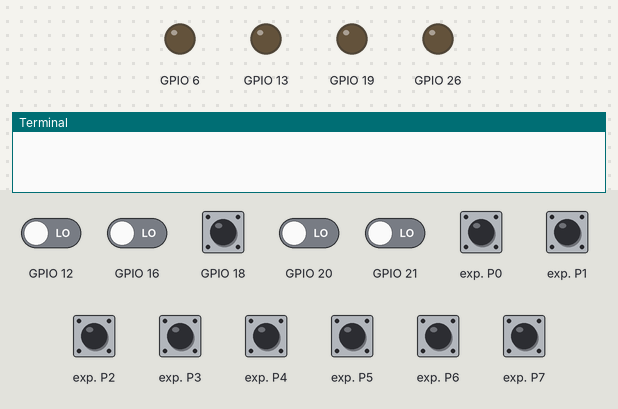
The program below on a simulated Raspberry Pi (BCM pin numbers). On the bench: output pins drawn as LEDs (lit = HIGH), the last lines printed to the terminal. Inputs (shaded band) come from the test bench; at power-on: GPIO 18, exp. P0–7 HIGH, GPIO 12, GPIO 16, GPIO 20, GPIO 21 LOW.

Above: at 1.2 s.
1.3 s: GPIO 18 pulled LOW for 0.15 s
At 1.6 s:
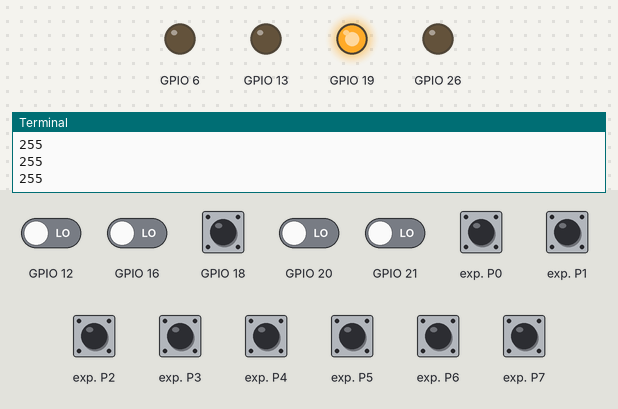
2.9 s: GPIO 18 pulled LOW for 1 s
At 4.0 s:
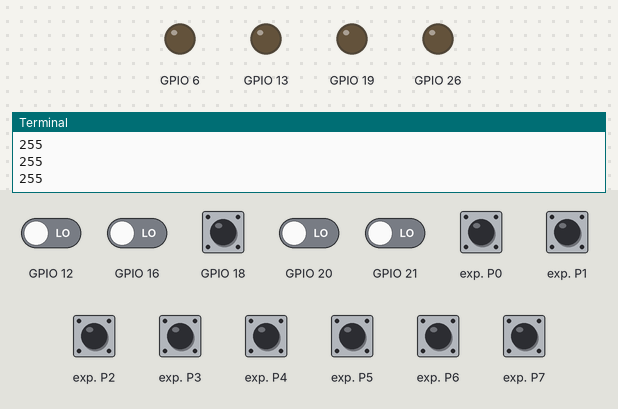
Timing chart, 0 to 5.9 s (numbered marks = the images above; inputs shaded):
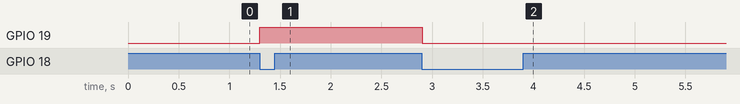

The program:

main.py
```python
#########################################################
#  Wesley Vercoutere                                    #
#  CVO Focus                                            #
#  Deel 2: INTEGRATIE EN COMMUNICATIE MET RASPBERRY PI  #
#  Opdracht 2: IO met PCF8574                           #
#                                                       #
#  v0.1.0: start                                        #
#  v0.1.1: add interrupt                                #
#  v0.1.2: add classes DigitalInput, DigitalOutput      #
#       Zonder pcf8574 IO                               #
#                                                       #
#  v0.1.3: Include pcf8574                              #
#########################################################

"""
Verbind 4 leds met je RP en 4 met je PCF8574, verbind ook 4 drukknoppen met je RP en 4 met je PCF8574.
Zorg er nu voor dat de drukkknoppen van de RP de leds van de PCF8574 sturen en omgekeerd.
"""


"""
    Drukknop Pi 1 	    : GPIO 21
    Drukknop Pi 2 	    : GPIO 20
    Drukknop Pi 3 	    : GPIO 16
    Drukknop Pi 4 	    : GPIO 12
    Led Pi Red 	        : GPIO 26
    Led Pi Green 	    : GPIO 19
    Led Pi Blue 	    : GPIO 13
    Led Pi Yellow 	    : GPIO 6

    Drukknop PCF8574 1 	: P4
    Drukknop PCF8574 2 	: P5
    Drukknop PCF8574 3 	: P6
    Drukknop PCF8574 4	: P7
    Led PCF8574 Red 	: P0
    Led PCF8574 Green	: P1
    Led PCF8574 Blue	: P2
    Led PCF8574 Yellow 	: P3
    PCF8574 interrupt   : GPIO18
"""

import RPi.GPIO as GPIO

from hardware.DigitalInputGPIO import DigitalInputGPIO
from hardware.DigitalInputPCF8574 import DigitalInputPCF8574
from hardware.DigitalOutputGPIO import DigitalOutputGPIO
from hardware.DigitalOutputPCF8574 import DigitalOutputPCF8574


class Main:

    def __init__(self):
        self._setup()
        self._initIO()
        self._initCallbacks()
        self._loop()

    def _setup(self):
        GPIO.setwarnings(False)
        GPIO.setmode(GPIO.BCM)

    def _initIO(self):
        # GPIO IO
        self._ledRedGPIO = DigitalOutputGPIO(26)
        self._ledGreenGPIO = DigitalOutputGPIO(19)
        self._ledBlueGPIO = DigitalOutputGPIO(13)
        self._ledYellowGPIO = DigitalOutputGPIO(6)

        self._btn1GPIO = DigitalInputGPIO(21, GPIO.PUD_DOWN)
        self._btn2GPIO = DigitalInputGPIO(20, GPIO.PUD_DOWN)
        self._btn3GPIO = DigitalInputGPIO(16, GPIO.PUD_DOWN)
        self._btn4GPIO = DigitalInputGPIO(12, GPIO.PUD_DOWN)

        # PCF8574 IO
        self._ledRedPCF8574 = DigitalOutputPCF8574(0)
        self._ledGreenPCF8574 = DigitalOutputPCF8574(1)
        self._ledBluePCF8574 = DigitalOutputPCF8574(2)
        self._ledYellowPCF8574 = DigitalOutputPCF8574(3)

        self._btn1PCF8574 = DigitalInputPCF8574(4)
        self._btn2PCF8574 = DigitalInputPCF8574(5)
        self._btn3PCF8574 = DigitalInputPCF8574(6)
        self._btn4PCF8574 = DigitalInputPCF8574(7)

        self._interrupt = DigitalInputGPIO(18, GPIO.PUD_UP)

    def _initCallbacks(self):
        self._btn1GPIO.setEvent(edge=GPIO.RISING, callback=lambda x: self._ledRedPCF8574.toggle(), bouncetime=200)
        self._btn2GPIO.setEvent(edge=GPIO.RISING, callback=lambda x: self._ledGreenPCF8574.toggle(), bouncetime=200)
        self._btn3GPIO.setEvent(edge=GPIO.RISING, callback=lambda x: self._ledBluePCF8574.toggle(), bouncetime=200)
        self._btn4GPIO.setEvent(edge=GPIO.RISING, callback=lambda x: self._ledYellowPCF8574.toggle(), bouncetime=200)

        self._btn1PCF8574.setEvent(callback=lambda : self._ledRedGPIO.toggle())
        self._btn2PCF8574.setEvent(callback=lambda : self._ledGreenGPIO.toggle())
        self._btn3PCF8574.setEvent(callback=lambda : self._ledBlueGPIO.toggle())
        self._btn4PCF8574.setEvent(callback=lambda : self._ledYellowGPIO.toggle())

        self._interrupt.setEvent(edge=GPIO.FALLING, callback=lambda x: self._togglePCFLeds())

    def _togglePCFLeds(self):
        self._btn1PCF8574.runCallback()
        self._btn2PCF8574.runCallback()
        self._btn3PCF8574.runCallback()
        self._btn4PCF8574.runCallback()

    def _loop(self):
        while True:
            pass


if __name__ == '__main__':
    Main()
```

DigitalInputGPIO.py
```python
import RPi.GPIO as GPIO


class DigitalInputGPIO:

    def __init__(self, pin, pull_up_down):
        self.pin = pin
        GPIO.setup(self.pin, GPIO.IN, pull_up_down=pull_up_down)

    def getRawValue(self):
        return GPIO.input(self.pin)

    def clearEvent(self):
        GPIO.remove_event_detect(self.pin)

    def setEvent(self, edge, callback, bouncetime=None):
        if bouncetime is None:
            GPIO.add_event_detect(self.pin, edge, callback=callback)
        else:
            GPIO.add_event_detect(self.pin, edge, callback=callback, bouncetime=bouncetime)
```

DigitalInputPCF8574.py
```python
import RPi.GPIO as GPIO
import smbus


class DigitalInputPCF8574:

    def __init__(self, port):
        self._port = port
        self._pcfAddress = 0x20
        self._pcfMessage = 0
        self._bus = smbus.SMBus(1)

        self._callback = None

        # Dit kan niet!!
        # GPIO.setup(18, GPIO.IN, pull_up_down=GPIO.PUD_UP)
        # GPIO.add_event_detect(18, edge=GPIO.FALLING, callback=lambda _: self.runCallback())

    def _readI2C(self):
        self._pcfMessage = self._bus.read_byte(self._pcfAddress)

    def _isSet(self, value, bit):
        return value & 1 << bit != 0

    def runCallback(self):
        self._readI2C()

        print(self._pcfMessage)

        if self._isSet(self._pcfAddress, self._port):
            self._callback()

    def setEvent(self, callback):
        self._callback = callback
```

DigitalOutputGPIO.py
```python
import RPi.GPIO as GPIO


class DigitalOutputGPIO:

    def __init__(self, pin):
        self.pin = pin
        GPIO.setup(self.pin, GPIO.OUT, initial=GPIO.LOW)

    def getValue(self):
        return GPIO.input(self.pin)

    def setOutput(self, state):
        GPIO.output(self.pin, state)

    def toggle(self):
        GPIO.output(self.pin, not GPIO.input(self.pin))
```

DigitalOutputPCF8574.py
```python
import smbus


class DigitalOutputPCF8574:

    def __init__(self, port):
        self._port = port
        self._pcfAddress = 0x20
        self._pcfMessage = 0
        self._bus = smbus.SMBus(1)

    def _readI2C(self):
        self._pcfMessage = self._bus.read_byte(self._pcfAddress)

    def _writeI2C(self):
        self._bus.write_byte(self._pcfAddress, self._pcfMessage)

    def _setBit(self, value, bit):
        return value | (1 << bit)

    def _clearBit(self, value, bit):
        return value & ~(1 << bit)

    def _isSet(self, value, bit):
        return value & 1 << bit != 0

    def toggle(self):
        self._readI2C()

        statusLed = self._isSet(self._pcfMessage, self._port)

        if statusLed:
            self._pcfMessage = self._clearBit(self._pcfMessage, self._port)
        else:
            self._pcfMessage = self._setBit(self._pcfMessage, self._port)

        self._writeI2C()
```

Measured:
- after the input at 1.3 s, GPIO 19: LOW → HIGH at once
- after the input at 2.9 s, GPIO 19: HIGH → LOW at once
